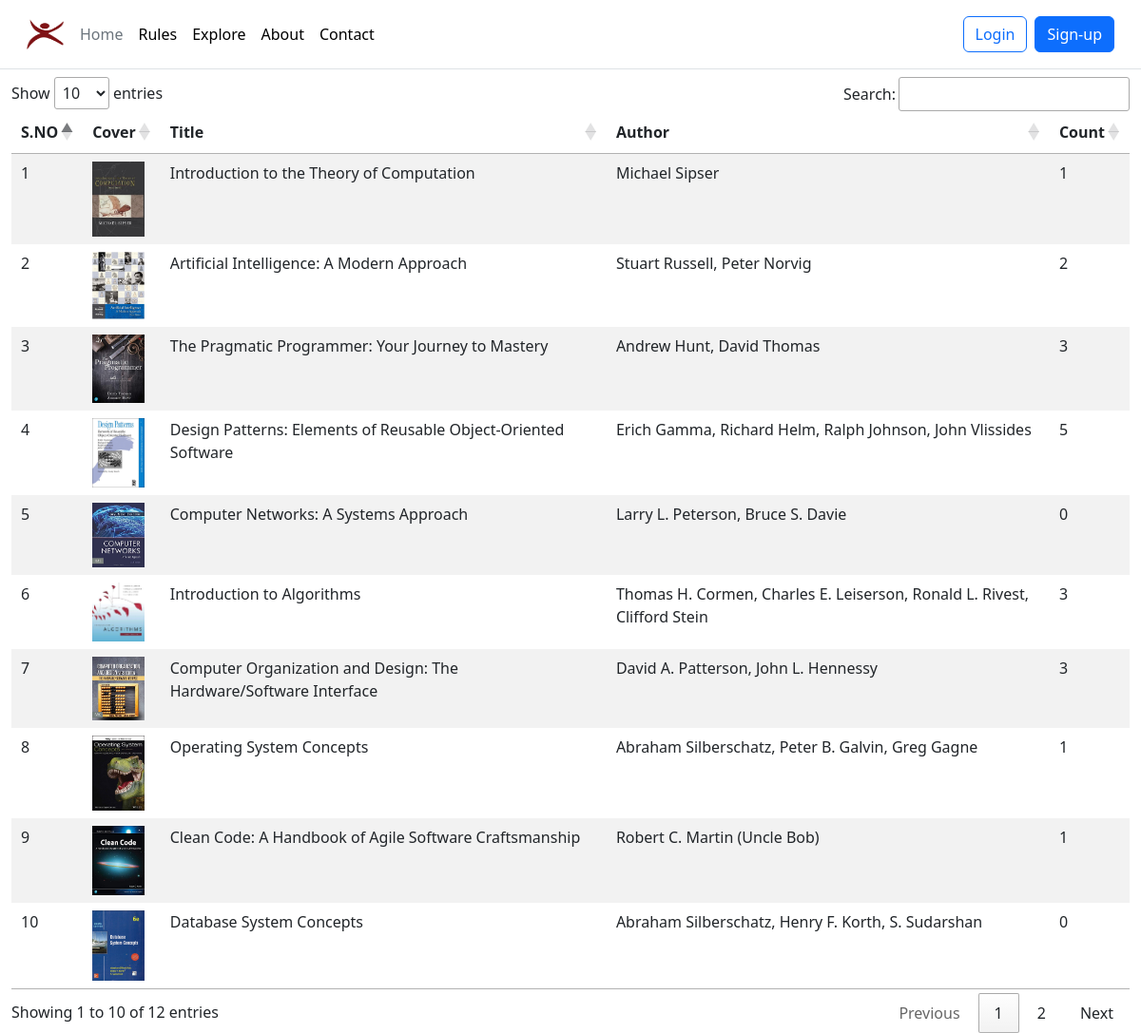
Screenshot of /ProjectGold/explore.php with the database file from the repository.
### tables this page shows
CREATE TABLE `books_db` (
  `book_id` int(11) NOT NULL,
  `book_title` varchar(100) NOT NULL,
  `book_desc` varchar(500) NOT NULL,
  `book_author` varchar(100) NOT NULL,
  `book_count` int(11) NOT NULL,
  `dt` datetime NOT NULL DEFAULT current_timestamp()
);

### ProjectGold/explore.php (the view, shortened to what this page needs)
<!doctype html>
<html lang="en" id="main">
  <head>
    <link href="https://cdn.jsdelivr.net/npm/bootstrap@5.3.0/dist/css/bootstrap.min.css" rel="stylesheet">
    <link rel="stylesheet" href="//cdn.datatables.net/1.13.4/css/jquery.dataTables.min.css">
  </head>
  <body>
    <?php include './components/_header1.php';?>
    <div class="container-fluid table-responsive">
        <table class="table table-striped table-borderless" id="querytable">
            <thead >
                <tr>
                <th scope="col">S.NO</th>
                <th scope="col">Cover</th>
                <th scope="col">Title</th>
                <th scope="col">Author</th>
                <th scope="col">Count</th>
                </tr>
            </thead>
            <tbody>
                <?php
                    include './components/_dbconnect.php';
                    $query = "SELECT * FROM `books_db`;";
                    $result = mysqli_query($conn, $query);
                    $numrows = mysqli_num_rows($result);
                    $counter = 0;
                    if($numrows>0){
                        while($row = mysqli_fetch_assoc($result)) {
                            $counter++;
                            echo '<tr>
                                        <td>'.$counter.'</td>
                                        <td><img src="./assets/bookcover/'.$row["book_id"].'.jpg" alt="cover image of book height="55" width="55"></td>
                                        <td>'.$row["book_title"].'</td>
                                        <td>'.$row["book_author"].'</td>
                                        <td>'.$row['book_count'].'</td>';
                                    echo '</tr>';
                        }
                    } else {
                        echo '<tr>
                            <td>empty</td>
                            <td>empty</td>
                            <td>empty</td>
                         </tr>';
                    }
                ?>
            </tbody>
        </table>
    </div>
  </body>
</html>

### ProjectGold/components/_header1.php (shortened to what this page needs)
<?php
if(!defined("APP")){
    header("Location: ../index.php");
    exit();
} else {
  if(isset($_GET['search']) && $_GET['search']==="true"){
    $searchclass = "link-secondary";
    $homeclass = $borrowclass = $reserveclass = $rulesclass = $aboutclass = $contactclass = "link-body-emphasis";
  }
  elseif(isset($_GET['rules']) && $_GET['rules']==="true"){
    $rulesclass = "link-secondary";
    $homeclass = $borrowclass = $reserveclass = $searchclass = $aboutclass = $contactclass = "link-body-emphasis";
  }
  elseif(isset($_GET['about']) && $_GET['about']==="true"){
    $aboutclass = "link-secondary";
    $homeclass = $borrowclass = $reserveclass = $rulesclass = $searchclass = $contactclass = "link-body-emphasis";
  }
  elseif(isset($_GET['contact']) && $_GET['contact']==="true"){
    $contactclass = "link-secondary";
    $homeclass = $borrowclass = $reserveclass = $rulesclass = $aboutclass = $searchclass = "link-body-emphasis";
  } else {
    $homeclass = "link-secondary";
    $searchclass = $borrowclass = $reserveclass = $rulesclass = $aboutclass = $contactclass = "link-body-emphasis";
  }
echo '<header class="p-3 mb-2 border-bottom">
<div class="container-fluid">
  <div class="d-flex flex-wrap align-items-center justify-content-center justify-content-lg-start">
    <a href="./index.php" class="d-flex align-items-center mb-2 mb-lg-0 link-body-emphasis text-decoration-none">
        <img src="./assets/logo.png" class="bi me-2" height="32" width="40">
    </a>
    <ul class="nav col-12 col-lg-auto me-lg-auto mb-2 justify-content-center mb-md-0">
      <li><a href="./index.php" class="nav-link px-2 '.$homeclass.' hover rounded-pill">Home</a></li>
      <!--
      <li><a href="./borrow.php?borrow=true" class="nav-link px-2 '.$borrowclass.' hover rounded-pill">Borrow/Return</a></li>
      <li><a href="./reserve.php?reserve=true" class="nav-link px-2 '.$reserveclass.' hover rounded-pill">Reserve</a></li>
      -->
      <li><a href="./rules.php?rules=true" class="nav-link px-2 '.$rulesclass.' hover rounded-pill">Rules</a></li>
      <li><a href="./explore.php?search=true" class="nav-link px-2 '.$searchclass.' hover rounded-pill">Explore</a></li>
      <li><a href="./about.php?about=true" class="nav-link px-2 '.$aboutclass.' hover rounded-pill">About</a></li>
      <li><a href="./contact.php?contact=true" class="nav-link px-2 '.$contactclass.' hover rounded-pill">Contact</a></li>
    </ul>
    <!--
    <form class="col-12 col-lg-auto mb-3 mb-lg-0 me-lg-3" role="search">
      <input type="search" class="form-control" placeholder="Search..." aria-label="Search">
    </form>
    -->';
    if(isset($_SESSION['loggedin']) && $_SESSION['loggedin']===true){
    echo    '<div class="dropdown text-end">
                <a href="#" class="d-block link-body-emphasis text-decoration-none dropdown-toggle" data-bs-toggle="dropdown" aria-expanded="false">
                    <svg xmlns="http://www.w3.org/2000/svg" width="32" height="32" fill="currentColor" class="bi bi-person-circle" viewBox="0 0 16 16">
                    <path d="M11 6a3 3 0 1 1-6 0 3 3 0 0 1 6 0z"/>
                    <path fill-rule="evenodd" d="M0 8a8 8 0 1 1 16 0A8 8 0 0 1 0 8zm8-7a7 7 0 0 0-5.468 11.37C3.242 11.226 4.805 10 8 10s4.757 1.225 5.468 2.37A7 7 0 0 0 8 1z"/>
                </svg>
                </a>
                <ul class="dropdown-menu text-small">
                    <li><a class="dropdown-item" href="./profile.php">Profile</a></li>
                    <li><a class="dropdown-item" href="#">Settings</a></li>
                    <li><a class="dropdown-item" href="#">New project...</a></li>
                    <li><hr class="dropdown-divider"></li>
                    <li><a class="dropdown-item" href="./components/_logout.php">Sign out</a></li>
                </ul>
            </div>';} else {
                echo '<button type="button" class="btn btn-outline-primary me-2" data-bs-toggle="modal" data-bs-target="#loginModal">Login</button>
                <button type="button" class="btn btn-primary" data-bs-toggle="modal" data-bs-target="#signupModal">Sign-up</button> ';
            }
echo '
</div>
</div>
</header>';}
?>

### rows the page displays
books_db: shows a picture, book_title "Introduction to the Theory of Computation", book_author "Michael Sipser", book_count "1"
books_db: shows a picture, book_title "Artificial Intelligence: A Modern Approach", book_author "Stuart Russell, Peter Norvig", book_count "2"
books_db: shows a picture, book_title "The Pragmatic Programmer: Your Journey to Mastery", book_author "Andrew Hunt, David Thomas", book_count "3"
books_db: shows a picture, book_title "Design Patterns: Elements of Reusable Object-Oriented Software", book_author "Erich Gamma, Richard Helm, Ralph Johnson, John Vlissides", book_count "5"
books_db: shows a picture, book_title "Computer Networks: A Systems Approach", book_author "Larry L. Peterson, Bruce S. Davie", book_count "0"
books_db: shows a picture, book_title "Introduction to Algorithms", book_author "Thomas H. Cormen, Charles E. Leiserson, Ronald L. Rivest, Clifford Stein", book_count "3"
books_db: shows a picture, book_title "Computer Organization and Design: The Hardware/Software Interface", book_author "David A. Patterson, John L. Hennessy", book_count "3"
books_db: shows a picture, book_title "Operating System Concepts", book_author "Abraham Silberschatz, Peter B. Galvin, Greg Gagne", book_count "1"
books_db: shows a picture, book_title "Clean Code: A Handbook of Agile Software Craftsmanship", book_author "Robert C. Martin (Uncle Bob)", book_count "1"
books_db: shows a picture, book_title "Database System Concepts", book_author "Abraham Silberschatz, Henry F. Korth, S. Sudarshan", book_count "0"
